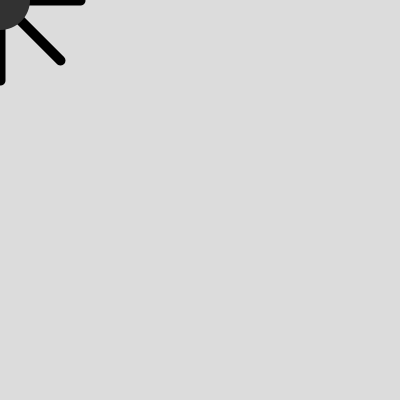
Frame 1 (no input)
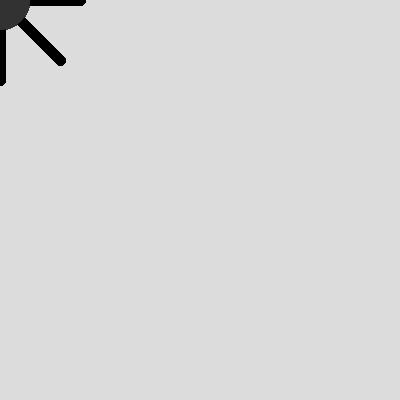
Frame 60 (the mouse pressed at the canvas centre just before this capture)
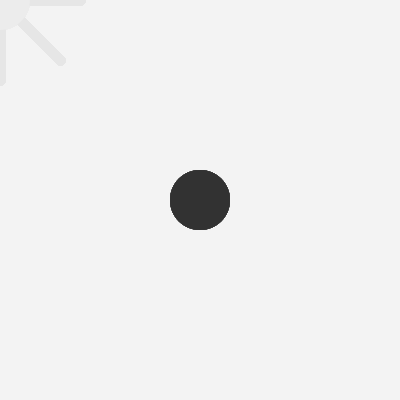
Frame 120 (the mouse held since frame 60 and released just before this capture)

The Processing sketch that drew these frames (run headless with seeded random() and noise(); from frame 60 on, the mouse is pressed at the canvas centre):

// Processing sketch: processing_41107
// ── processing_41107.pde

void setup() {
  size (400, 400);
  background(220);
  smooth();
}

void draw () {
  stroke (0);
  
  //sbianca lo sfondo
  if (mousePressed) {
    noStroke();
    fill(255, 10);
    rect(0, 0, 400, 400);
  }
  
  //speroni
  fill(0);
  strokeWeight(10);
  line( mouseX, mouseY, mouseX + 60, mouseY + 60);
  line( mouseX, mouseY, mouseX - 60, mouseY - 60);
  line( mouseX, mouseY, mouseX - 60, mouseY + 60);
  line( mouseX, mouseY, mouseX + 60, mouseY - 60);
  line( mouseX, mouseY, mouseX + 0, mouseY + 80);
  line( mouseX, mouseY, mouseX + 0, mouseY - 80);
  line( mouseX, mouseY, mouseX + 80, mouseY + 0);
  line( mouseX, mouseY, mouseX - 80, mouseY + 0);
  
  
//cursore morbido 
  noStroke ();
  fill(50);
  ellipse(mouseX, mouseY, 60, 60);
}      
